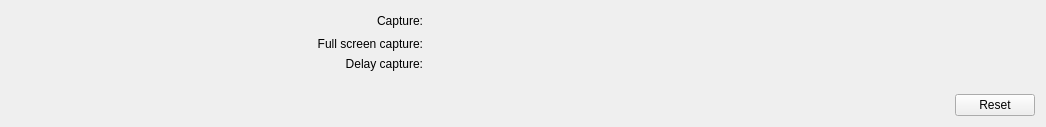
     <widget class="QWidget" name="tabHotkeys">
      <attribute name="title">
       <string>Hotkeys</string>
      </attribute>
      <layout class="QHBoxLayout" name="horizontalLayout_11">
       <item>
        <widget class="QWidget" name="hotkeys" native="true">
         <layout class="QGridLayout" name="hotkeyLayout">
          <property name="leftMargin">
           <number>0</number>
          </property>
          <property name="topMargin">
           <number>0</number>
          </property>
          <property name="rightMargin">
           <number>0</number>
          </property>
          <property name="bottomMargin">
           <number>0</number>
          </property>
          <item row="1" column="1">
           <widget class="QLabel" name="label_15">
            <property name="text">
             <string>Full screen capture:</string>
            </property>
            <property name="alignment">
             <set>Qt::AlignRight|Qt::AlignTrailing|Qt::AlignVCenter</set>
            </property>
           </widget>
          </item>
          <item row="0" column="0">
           <spacer name="horizontalSpacer_14">
            <property name="orientation">
             <enum>Qt::Horizontal</enum>
            </property>
            <property name="sizeHint" stdset="0">
             <size>
              <width>15</width>
              <height>20</height>
             </size>
            </property>
           </spacer>
          </item>
          <item row="3" column="2">
           <spacer name="horizontalSpacer_18">
            <property name="orientation">
             <enum>Qt::Horizontal</enum>
            </property>
            <property name="sizeHint" stdset="0">
             <size>
              <width>13</width>
              <height>17</height>
             </size>
            </property>
           </spacer>
          </item>
          <item row="2" column="1">
           <widget class="QLabel" name="label_16">
            <property name="text">
             <string>Delay capture:</string>
            </property>
            <property name="alignment">
             <set>Qt::AlignRight|Qt::AlignTrailing|Qt::AlignVCenter</set>
            </property>
           </widget>
          </item>
          <item row="3" column="1">
           <spacer name="verticalSpacer_10">
            <property name="orientation">
             <enum>Qt::Vertical</enum>
            </property>
            <property name="sizeHint" stdset="0">
             <size>
              <width>13</width>
              <height>10</height>
             </size>
            </property>
           </spacer>
          </item>
          <item row="0" column="1">
           <widget class="QLabel" name="label_17">
            <property name="text">
             <string>Capture:</string>
            </property>
            <property name="alignment">
             <set>Qt::AlignRight|Qt::AlignTrailing|Qt::AlignVCenter</set>
            </property>
           </widget>
          </item>
          <item row="0" column="3">
           <spacer name="horizontalSpacer_15">
            <property name="orientation">
             <enum>Qt::Horizontal</enum>
            </property>
            <property name="sizeHint" stdset="0">
             <size>
              <width>15</width>
              <height>20</height>
             </size>
            </property>
           </spacer>
          </item>
          <item row="4" column="0" colspan="4">
           <widget class="QWidget" name="widget_14" native="true">
            <layout class="QHBoxLayout" name="horizontalLayout_12">
             <property name="leftMargin">
              <number>0</number>
             </property>
             <property name="topMargin">
              <number>0</number>
             </property>
             <property name="rightMargin">
              <number>0</number>
             </property>
             <property name="bottomMargin">
              <number>0</number>
             </property>
             <item>
              <spacer name="horizontalSpacer_11">
               <property name="orientation">
                <enum>Qt::Horizontal</enum>
               </property>
               <property name="sizeHint" stdset="0">
                <size>
                 <width>944</width>
                 <height>20</height>
                </size>
               </property>
              </spacer>
             </item>
             <item>
              <widget class="QPushButton" name="hotkeysReset">
               <property name="text">
                <string>Reset</string>
               </property>
              </widget>
             </item>
            </layout>
           </widget>
          </item>
         </layout>
        </widget>
       </item>
      </layout>
     </widget>
